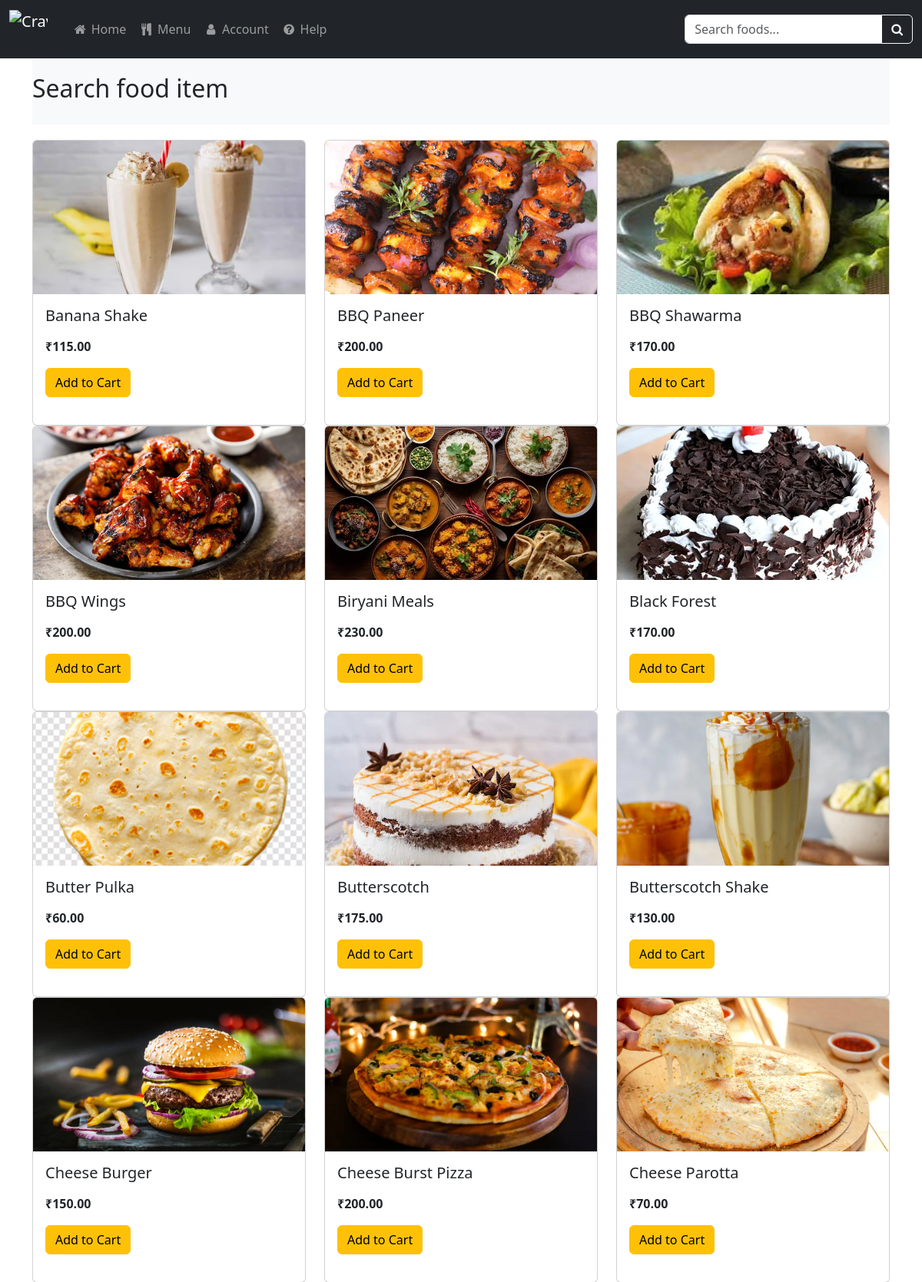
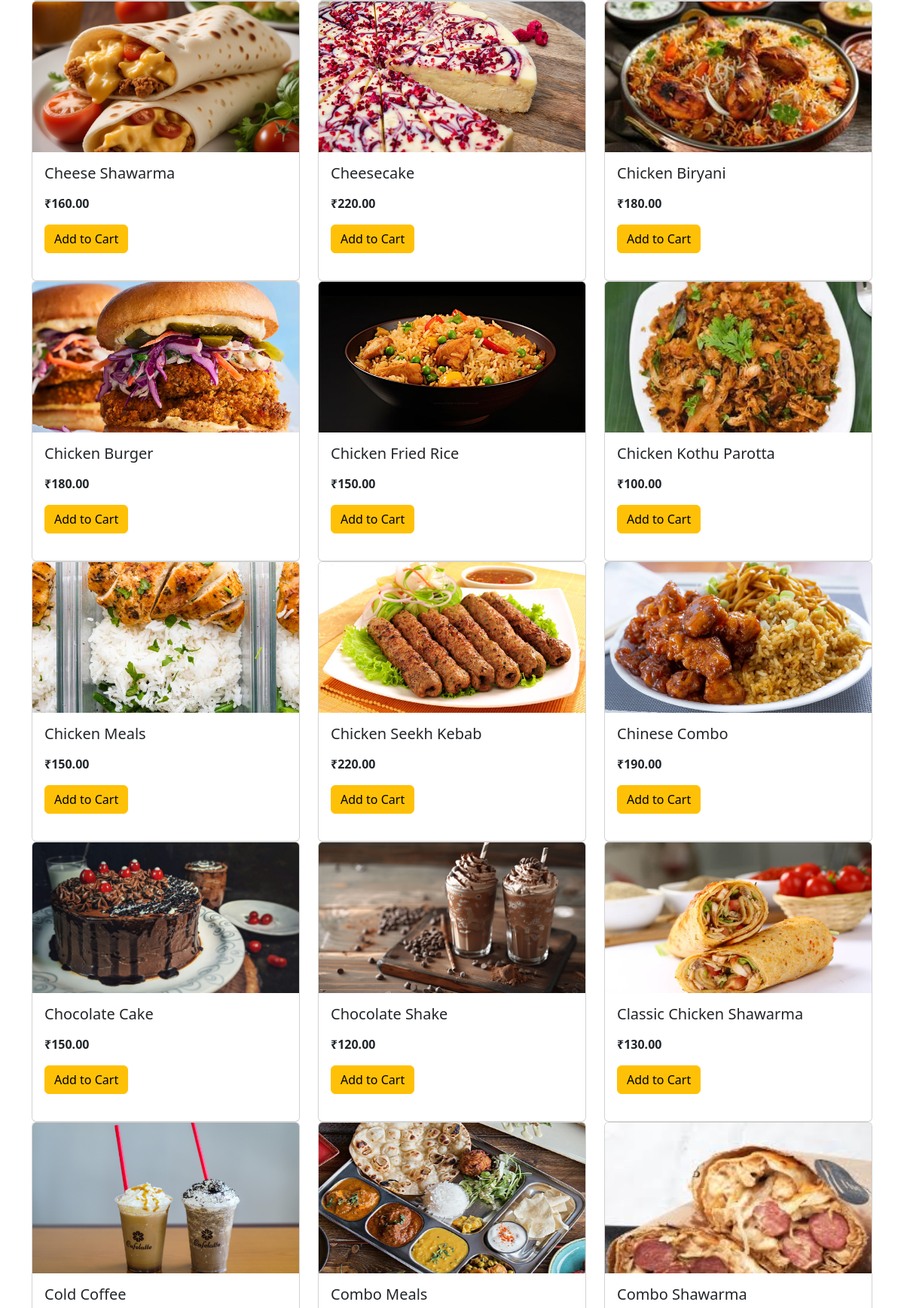
Screenshot of /search.php (upper part) with the database file from the repository (2 pictures, top to bottom).
### tables this page shows
CREATE TABLE `food_items` (
  `id` int(11) NOT NULL,
  `name` varchar(100) NOT NULL,
  `description` text DEFAULT NULL,
  `price` decimal(10,2) NOT NULL,
  `image` varchar(255) DEFAULT NULL,
  `category_id` int(11) DEFAULT NULL
);

### search.php (the view, shortened to what this page needs)
<?php
include 'db.php';
$searchTerm = isset($_GET['q']) ? trim($_GET['q']) : '';
$stmt = $conn->prepare("
    SELECT * FROM food_items
    WHERE name LIKE CONCAT('%', ?, '%')
    OR description LIKE CONCAT('%', ?, '%')
    ORDER BY name
");
$stmt->bind_param("ss", $searchTerm, $searchTerm);
$stmt->execute();
$results = $stmt->get_result();
?>
<!DOCTYPE html>
<html lang="en">
<head>
    <link href="https://cdn.jsdelivr.net/npm/bootstrap@5.3.0/dist/css/bootstrap.min.css" rel="stylesheet">
    <link rel="stylesheet" href="https://cdnjs.cloudflare.com/ajax/libs/font-awesome/4.7.0/css/font-awesome.min.css">
</head>
<body>
<nav class="navbar navbar-expand-lg navbar-dark bg-dark">
    <div class="container-fluid">
        <a class="navbar-brand d-flex align-items-center" href="index.php">
            <img src="food_images/cravfoods_logo.png" alt="CravFoods Logo" width="50" height="50" class="me-2">
        </a>
        <div class="collapse navbar-collapse" id="navbarNav">
            <ul class="navbar-nav me-auto">
                <li class="nav-item"><a class="nav-link" href="index.php"><i class="fa fa-fw fa-home"></i> Home</a></li>
                <li class="nav-item"><a class="nav-link" href="menu.php"><i class="fa fa-fw fa-cutlery"></i> Menu</a></li>
                <li class="nav-item"><a class="nav-link" href="account.php"><i class="fa fa-fw fa-user"></i> Account</a></li>
                <li class="nav-item"><a class="nav-link" href="help.php"><i class="fa fa-fw fa-question-circle"></i> Help</a></li>
            </ul>
            <form class="d-flex" action="search.php" method="GET">
                <div class="input-group">
                    <input class="form-control" type="search" name="q" placeholder="Search foods..."
                           value="<?= htmlspecialchars($searchTerm) ?>" aria-label="Search">
                    <button class="btn btn-outline-light" type="submit">
                        <i class="fa fa-search"></i>
                    </button>
                </div>
            </form>
        </div>
    </div>
</nav>
<div class="container">
    <div class="search-container">
        <h2>Search food item <?= htmlspecialchars($searchTerm) ?></h2>
    </div>
    <div class="search-results">
        <?php if ($results->num_rows > 0): ?>
            <div class="row">
                <?php while ($item = $results->fetch_assoc()): ?>
                    <div class="col-md-4">
                        <div class="card food-card h-100">
                            <img src="uploads/<?= htmlspecialchars($item['image']) ?>" class="card-img-top" alt="<?= htmlspecialchars($item['name']) ?>" style="height: 200px; object-fit: cover;">
                            <div class="card-body">
                                <h5 class="card-title"><?= htmlspecialchars($item['name']) ?></h5>
                                <p class="card-text"><strong>₹<?= number_format($item['price'], 2) ?></strong></p>
                                <a href="add_to_cart.php?item_id=<?= $item['id'] ?>" class="btn btn-warning">Add to Cart</a>
                            </div>
                        </div>
                    </div>
                <?php endwhile; ?>
            </div>
        <?php endif; ?>
    </div>
</div>
</body>
</html>

### search.php (style rules this page uses)
.search-container { padding: 20px 0; background: #f8f9fa; position: sticky; top: 0; z-index: 1000; }
.search-results { margin-top: 20px; }
.food-card { margin-bottom: 20px; transition: transform 0.3s; }

### rows the page displays
food_items: image (picture), name "Banana Shake", price "115.00"
food_items: image (picture), name "BBQ Paneer", price "200.00"
food_items: image (picture), name "BBQ Shawarma", price "170.00"
food_items: image (picture), name "BBQ Wings", price "200.00"
food_items: image (picture), name "Biryani Meals", price "230.00"
food_items: image (picture), name "Black Forest", price "170.00"
food_items: image (picture), name "Butter Pulka", price "60.00"
food_items: image (picture), name "Butterscotch", price "175.00"
food_items: image (picture), name "Butterscotch Shake", price "130.00"
food_items: image (picture), name "Cheese Burger", price "150.00"
food_items: image (picture), name "Cheese Burst Pizza", price "200.00"
food_items: image (picture), name "Cheese Parotta", price "70.00"
food_items: image (picture), name "Cheese Shawarma", price "160.00"
food_items: image (picture), name "Cheesecake", price "220.00"
food_items: image (picture), name "Chicken Biryani", price "180.00"
food_items: image (picture), name "Chicken Burger", price "180.00"
food_items: image (picture), name "Chicken Fried Rice", price "150.00"
food_items: image (picture), name "Chicken Kothu Parotta", price "100.00"
food_items: image (picture), name "Chicken Meals", price "150.00"
food_items: image (picture), name "Chicken Seekh Kebab", price "220.00"
food_items: image (picture), name "Chinese Combo", price "190.00"
food_items: image (picture), name "Chocolate Cake", price "150.00"
food_items: image (picture), name "Chocolate Shake", price "120.00"
food_items: image (picture), name "Classic Chicken Shawarma", price "130.00"
food_items: image (picture), name "Cold Coffee"
food_items: image (picture), name "Combo Meals"
food_items: image (picture), name "Combo Shawarma"
